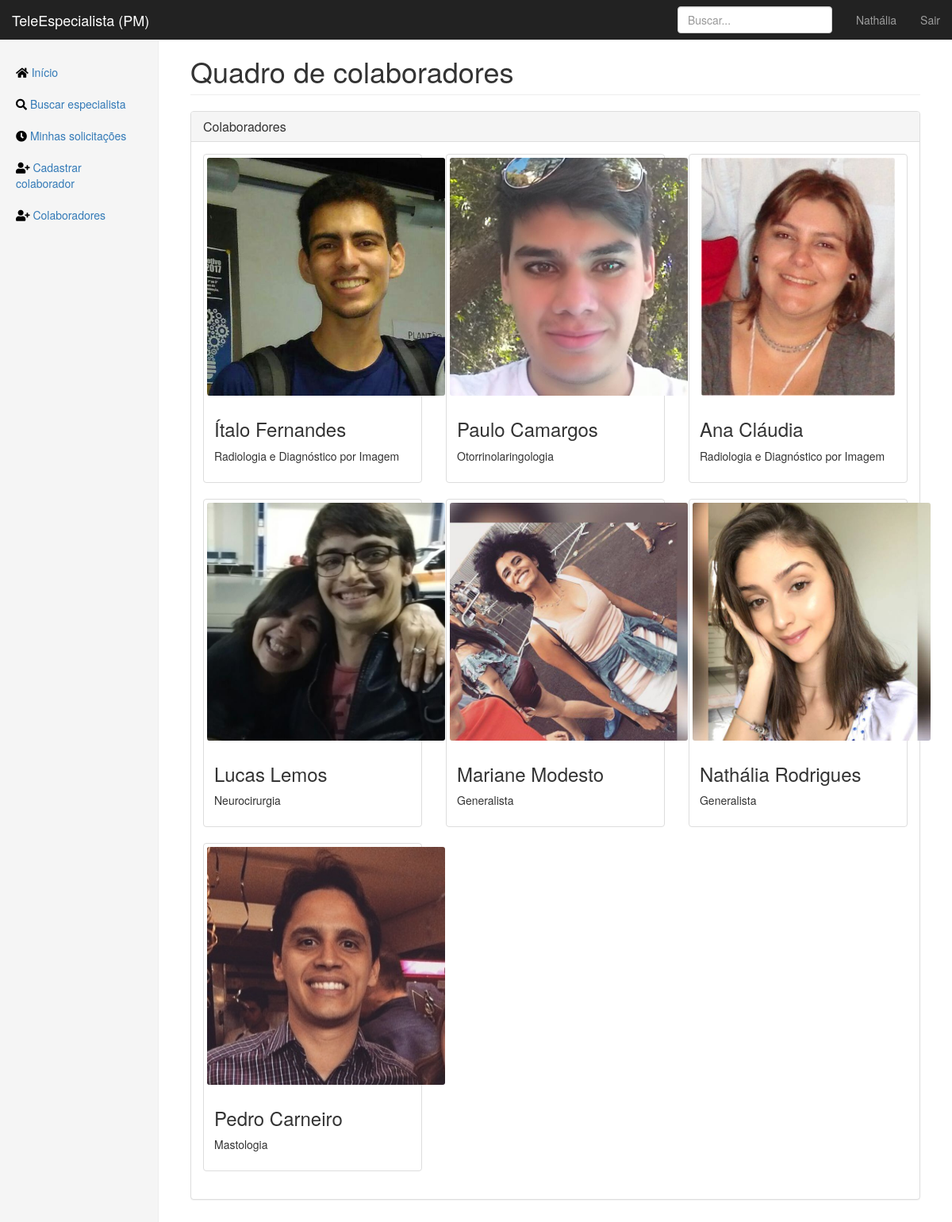
The app's page /staff (signed in) with its own data.
### app/models.py (models this page shows, shortened)
class User(db.Model, UserMixin):
    id = db.Column(db.Integer, primary_key=True)
    email = db.Column(db.String(120), unique=True, nullable=False)
    password = db.Column(db.String(64), nullable=False)
    image_file = db.Column(db.String(100))
    crm = db.Column(db.Integer, unique=True, nullable=False)
    fullname = db.Column(db.String(256), nullable=False)
    birthdate = db.Column(db.DateTime)
    birthcity = db.Column(db.String(256))
    birthstate = db.Column(db.String(2))
    rg = db.Column(db.String(12), unique=True, nullable=False)
    cpf = db.Column(db.String(12), unique=True, nullable=False)
    cep = db.Column(db.Integer)
    place = db.Column(db.String(64))
    address = db.Column(db.String(256))
    neighborhood = db.Column(db.String(128))
    city = db.Column(db.String(128))
    state = db.Column(db.String(2))
    phone_1 = db.Column(db.String(16), nullable=False)
    phone_2 = db.Column(db.String(16))
    specialties = db.relationship('Specialty', secondary=joinsSpecialtyUser,
    backref=db.backref('doctors', lazy='dynamic'))
    consultas = db.relationship('Consulta', secondary=joinConsultaUser,
    backref=db.backref('doctors', lazy='dynamic'))
    shifts = db.relationship('Calendar', secondary=joinCalendarUser,
    backref=db.backref('doctor', lazy='dynamic'))

class Specialty(db.Model):
    id = db.Column(db.Integer, primary_key=True)
    specialty = db.Column(db.String(64), unique=True, nullable=False)
    service_days = db.relationship('Calendar', backref='specialty')

### app/routes.py (the view)
@app.route("/staff")
@login_required
def staff():
    u = User.query.all()
    return render_template("staff.html", title="Colaboradores-TeleEspecialista", users=u)

### app/models.py (called while the page is built)
@login_manager.user_loader
def load_user(user_id):
    return User.query.get(int(user_id))

### app/templates/staff.html
{% if current_user.specialties[0].specialty == 'Geral' %}
{% extends "layout.html" %}
{% else %}
{% extends "layout_specialist.html" %}
{% endif %}
{% block content %}
<h1 class="page-header">Quadro de colaboradores</h1>
<div class="panel panel-default">
    <div class="panel-heading">
        <h3 class="panel-title">Colaboradores</h3>
    </div>
    <div class="panel-body">
        <div class="row">
            {% for u in users %}
            <div class="col-sm-6 col-md-4">
                <div class="thumbnail">
                <center>
                <img
                src="{{ url_for('static', filename='profilePics/' + u.image_file) }}"
                alt="User Picture"
                height= "300px"
                style="border-radius:1%">
                </center>
                <div class="caption">
                    <h3>{{ u.fullname }}</h3>
                    {% if u.specialties[0].specialty == 'Geral' %}
                    <p>Generalista</p>
                    {% else %}
                    <p>{{ u.specialties[0].specialty }}</p>
                    {% endif %}
                </div>
                </div>
            </div>
            {% endfor %}
        </div>
    </div>
</div>
{% endblock content %}

### app/templates/layout.html (shortened to what this page needs)
<!DOCTYPE html>
<html lang="pt-br">
<head>
    <link rel="stylesheet" href="https://use.fontawesome.com/releases/v5.0.13/css/all.css">
    <link href="{{ url_for('static', filename='css/bootstrap.min.css') }}" rel="stylesheet" type="text/css">
    <link href="{{ url_for('static', filename='css/dashboard.css') }}" rel="stylesheet" type="text/css">
    <link href="{{ url_for('static', filename='css/mainLogged.css') }}" rel="stylesheet" type="text/css">
</head>
<body>
    <nav class="navbar navbar-inverse navbar-fixed-top">
        <div class="container-fluid">
            <div class="navbar-header">
                <a class="navbar-brand" href="{{ url_for('home') }}">TeleEspecialista (PM)</a>
            </div>
            <div id="navbar" class="navbar-collapse collapse">
                <ul class="nav navbar-nav navbar-right">
                    <li><a href="{{ url_for("account") }}">{{current_user.fullname.split()[0]}}</a></li>
                    <li><a href="{{ url_for("logout") }}">Sair</a></li>
                </ul>
                <form class="navbar-form navbar-right">
                    <input type="text" class="form-control" placeholder="Buscar...">
                </form>
            </div>
        </div>
    </nav>
    <div class="container-fluid">
        <div class="row">
            <div class="col-sm-3 col-md-2 sidebar">
                <ul class="nav nav-sidebar">
                    <li><a href="{{ url_for("home") }}"> <i class="fa fa-home" style="color:black"></i>
                        Início<span class="sr-only">(current)</span></a></li>
                    <li><a href="{{ url_for("search_specialist") }}"><i class="fa fa-search" style="color:black"></i>
                        Buscar especialista</a></li>
                    <li><a href="{{ url_for("check_requests") }}"><i class="fa fa-clock" style="color:black"></i>
                        Minhas solicitações</a></li>
                    <li><a href="{{ url_for("register") }}"><i class="fa fa-user-plus" style="color:black"></i>
                        Cadastrar colaborador</a></li>
                    <li><a href="{{ url_for("staff") }}"><i class="fa fa-user-plus" style="color:black"></i>
                        Colaboradores</a></li>
                </ul>
            </div>
            <div class="col-sm-9 col-sm-offset-3 col-md-10 col-md-offset-2 main">
                {% block content %}
                {% endblock content %}
            </div>
        </div>
    </div>
</body>
</html>

### app/static/css/dashboard.css (style rules this page uses)
body { padding-top: 50px; }
.navbar-fixed-top { border: 0; }
.sidebar { display: none; }
@media (min-width: 768px) { .sidebar { position: fixed; top: 51px; bottom: 0; left: 0; z-index: 1000; display: block; padding: 20px; overflow-x: hidden; overflow-y: auto; background-color: #f5f5f5; border-right: 1px solid #eee; } }
.nav-sidebar { margin-right: -21px; margin-bottom: 20px; margin-left: -20px; }
.nav-sidebar > li > a { padding-right: 20px; padding-left: 20px; }
.main { padding: 20px; }
@media (min-width: 768px) { .main { padding-right: 40px; padding-left: 40px; } }
.main .page-header { margin-top: 0; }

### app/static/css/mainLogged.css (style rules this page uses)
.thumbnail p, .thumbnail h4 { white-space: nowrap; text-overflow: ellipsis; overflow: hidden; }

### records on screen
User: fullname "Nathália", image_file (picture), fullname "Nathália Rodrigues", shows "Generalista"
User: image_file (picture), fullname "Ítalo Fernandes", specialty "Radiologia e Diagnóstico por Imagem"
User: image_file (picture), fullname "Paulo Camargos", specialty "Otorrinolaringologia"
User: image_file (picture), fullname "Ana Cláudia", specialty "Radiologia e Diagnóstico por Imagem"
User: image_file (picture), fullname "Lucas Lemos", specialty "Neurocirurgia"
User: image_file (picture), fullname "Mariane Modesto", shows "Generalista"
User: image_file (picture), fullname "Pedro Carneiro", specialty "Mastologia"
